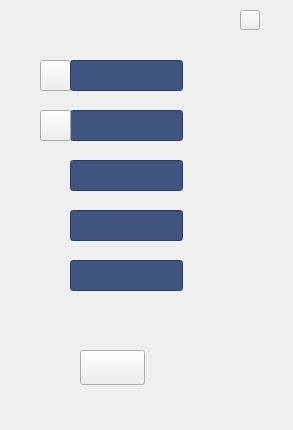
<?xml version="1.0" encoding="UTF-8"?>
<ui version="4.0">
 <class>widget3_3</class>
 <widget class="QWidget" name="widget3_3">
  <property name="geometry">
   <rect>
    <x>0</x>
    <y>0</y>
    <width>293</width>
    <height>430</height>
   </rect>
  </property>
  <property name="sizePolicy">
   <sizepolicy hsizetype="Preferred" vsizetype="Preferred">
    <horstretch>0</horstretch>
    <verstretch>0</verstretch>
   </sizepolicy>
  </property>
  <property name="windowTitle">
   <string>Form</string>
  </property>
  <widget class="QFrame" name="frame">
   <property name="geometry">
    <rect>
     <x>0</x>
     <y>0</y>
     <width>293</width>
     <height>430</height>
    </rect>
   </property>
   <property name="frameShape">
    <enum>QFrame::NoFrame</enum>
   </property>
   <property name="frameShadow">
    <enum>QFrame::Plain</enum>
   </property>
   <property name="lineWidth">
    <number>0</number>
   </property>
   <widget class="MyLineEdit" name="edit_4">
    <property name="geometry">
     <rect>
      <x>70</x>
      <y>210</y>
      <width>113</width>
      <height>31</height>
     </rect>
    </property>
    <property name="sizePolicy">
     <sizepolicy hsizetype="Ignored" vsizetype="Ignored">
      <horstretch>0</horstretch>
      <verstretch>0</verstretch>
     </sizepolicy>
    </property>
    <property name="font">
     <font>
      <family>微软雅黑</family>
      <pointsize>12</pointsize>
     </font>
    </property>
    <property name="styleSheet">
     <string notr="true">color: rgb(255, 255, 255);
background-color: rgb(64, 86, 129);</string>
    </property>
    <property name="alignment">
     <set>Qt::AlignRight|Qt::AlignTrailing|Qt::AlignVCenter</set>
    </property>
   </widget>
   <widget class="MyLineEdit" name="edit_2">
    <property name="geometry">
     <rect>
      <x>70</x>
      <y>110</y>
      <width>113</width>
      <height>31</height>
     </rect>
    </property>
    <property name="sizePolicy">
     <sizepolicy hsizetype="Ignored" vsizetype="Ignored">
      <horstretch>0</horstretch>
      <verstretch>0</verstretch>
     </sizepolicy>
    </property>
    <property name="font">
     <font>
      <family>微软雅黑</family>
      <pointsize>12</pointsize>
     </font>
    </property>
    <property name="styleSheet">
     <string notr="true">color: rgb(255, 255, 255);
background-color: rgb(64, 86, 129);</string>
    </property>
    <property name="alignment">
     <set>Qt::AlignRight|Qt::AlignTrailing|Qt::AlignVCenter</set>
    </property>
   </widget>
   <widget class="QPushButton" name="bt_l_2">
    <property name="geometry">
     <rect>
      <x>40</x>
      <y>110</y>
      <width>31</width>
      <height>31</height>
     </rect>
    </property>
    <property name="sizePolicy">
     <sizepolicy hsizetype="Ignored" vsizetype="Ignored">
      <horstretch>0</horstretch>
      <verstretch>0</verstretch>
     </sizepolicy>
    </property>
    <property name="text">
     <string/>
    </property>
   </widget>
   <widget class="MyLineEdit" name="edit_3">
    <property name="geometry">
     <rect>
      <x>70</x>
      <y>160</y>
      <width>113</width>
      <height>31</height>
     </rect>
    </property>
    <property name="sizePolicy">
     <sizepolicy hsizetype="Ignored" vsizetype="Ignored">
      <horstretch>0</horstretch>
      <verstretch>0</verstretch>
     </sizepolicy>
    </property>
    <property name="font">
     <font>
      <family>微软雅黑</family>
      <pointsize>12</pointsize>
     </font>
    </property>
    <property name="styleSheet">
     <string notr="true">color: rgb(255, 255, 255);
background-color: rgb(64, 86, 129);</string>
    </property>
    <property name="alignment">
     <set>Qt::AlignRight|Qt::AlignTrailing|Qt::AlignVCenter</set>
    </property>
   </widget>
   <widget class="MyLineEdit" name="edit_5">
    <property name="geometry">
     <rect>
      <x>70</x>
      <y>260</y>
      <width>113</width>
      <height>31</height>
     </rect>
    </property>
    <property name="sizePolicy">
     <sizepolicy hsizetype="Ignored" vsizetype="Ignored">
      <horstretch>0</horstretch>
      <verstretch>0</verstretch>
     </sizepolicy>
    </property>
    <property name="font">
     <font>
      <family>微软雅黑</family>
      <pointsize>12</pointsize>
     </font>
    </property>
    <property name="styleSheet">
     <string notr="true">color: rgb(255, 255, 255);
background-color: rgb(64, 86, 129);</string>
    </property>
    <property name="alignment">
     <set>Qt::AlignRight|Qt::AlignTrailing|Qt::AlignVCenter</set>
    </property>
   </widget>
   <widget class="QPushButton" name="bt_l_1">
    <property name="geometry">
     <rect>
      <x>40</x>
      <y>60</y>
      <width>31</width>
      <height>31</height>
     </rect>
    </property>
    <property name="sizePolicy">
     <sizepolicy hsizetype="Ignored" vsizetype="Ignored">
      <horstretch>0</horstretch>
      <verstretch>0</verstretch>
     </sizepolicy>
    </property>
    <property name="text">
     <string/>
    </property>
   </widget>
   <widget class="MyLineEdit" name="edit_1">
    <property name="geometry">
     <rect>
      <x>70</x>
      <y>60</y>
      <width>113</width>
      <height>31</height>
     </rect>
    </property>
    <property name="sizePolicy">
     <sizepolicy hsizetype="Ignored" vsizetype="Ignored">
      <horstretch>0</horstretch>
      <verstretch>0</verstretch>
     </sizepolicy>
    </property>
    <property name="font">
     <font>
      <family>微软雅黑</family>
      <pointsize>12</pointsize>
     </font>
    </property>
    <property name="styleSheet">
     <string notr="true">color: rgb(255, 255, 255);;
background-color: rgb(64, 86, 129);
border-color: rgb(255, 5, 17);</string>
    </property>
    <property name="alignment">
     <set>Qt::AlignRight|Qt::AlignTrailing|Qt::AlignVCenter</set>
    </property>
   </widget>
   <widget class="QPushButton" name="bt_b_0">
    <property name="geometry">
     <rect>
      <x>80</x>
      <y>350</y>
      <width>65</width>
      <height>35</height>
     </rect>
    </property>
    <property name="sizePolicy">
     <sizepolicy hsizetype="Ignored" vsizetype="Ignored">
      <horstretch>0</horstretch>
      <verstretch>0</verstretch>
     </sizepolicy>
    </property>
    <property name="text">
     <string/>
    </property>
   </widget>
   <widget class="QPushButton" name="bt_close">
    <property name="geometry">
     <rect>
      <x>240</x>
      <y>10</y>
      <width>20</width>
      <height>20</height>
     </rect>
    </property>
    <property name="sizePolicy">
     <sizepolicy hsizetype="Ignored" vsizetype="Ignored">
      <horstretch>0</horstretch>
      <verstretch>0</verstretch>
     </sizepolicy>
    </property>
    <property name="text">
     <string/>
    </property>
   </widget>
  </widget>
 </widget>
 <customwidgets>
  <customwidget>
   <class>MyLineEdit</class>
   <extends>QLineEdit</extends>
   <header>mylineedit.h</header>
  </customwidget>
 </customwidgets>
 <resources/>
 <connections/>
</ui>
